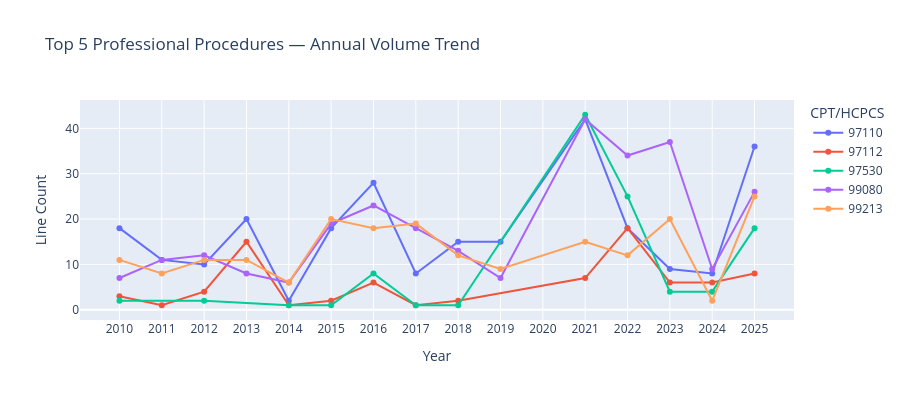

The notebook cell this image was saved under:
### Code cell
# Top 5 procedures over time — heatmap of annual volume
top5_codes = top_procs.head(5)['cpt_code'].tolist()
top5_detail = prof_detail[prof_detail['cpt_code'].isin(top5_codes) & (prof_detail['year'] <= 2025)]
proc_by_year = top5_detail.groupby(['year', 'cpt_code']).size().reset_index(name='count')

fig = px.line(proc_by_year, x='year', y='count', color='cpt_code', markers=True,
              title='Top 5 Professional Procedures — Annual Volume Trend',
              labels={'count': 'Line Count', 'year': 'Year', 'cpt_code': 'CPT/HCPCS'})
fig.update_layout(xaxis=dict(dtick=1), height=400)
fig.show()

### Figure 1 — Plotly figure (JSON) as saved in the notebook; plotly's stock layout.template omitted (floating-point values rounded to 4 significant figures)
{"data": [{"hovertemplate": "CPT/HCPCS=97110<br>Year=%{x}<br>Line Count=%{y}<extra></extra>", "legendgroup": "97110", "line": {"color": "#636efa", "dash": "solid"}, "marker": {"symbol": "circle"}, "mode": "lines+markers", "name": "97110", "orientation": "v", "showlegend": true, "type": "scatter", "x": [2010, 2011, 2012, 2013, 2014, 2015, 2016, 2017, 2018, 2019, 2021, 2022, 2023, 2024, 2025], "xaxis": "x", "y": [18, 11, 10, 20, 2, 18, 28, 8, 15, 15, 42, 18, 9, 8, 36], "yaxis": "y"}, {"hovertemplate": "CPT/HCPCS=97112<br>Year=%{x}<br>Line Count=%{y}<extra></extra>", "legendgroup": "97112", "line": {"color": "#EF553B", "dash": "solid"}, "marker": {"symbol": "circle"}, "mode": "lines+markers", "name": "97112", "orientation": "v", "showlegend": true, "type": "scatter", "x": [2010, 2011, 2012, 2013, 2014, 2015, 2016, 2017, 2018, 2021, 2022, 2023, 2024, 2025], "xaxis": "x", "y": [3, 1, 4, 15, 1, 2, 6, 1, 2, 7, 18, 6, 6, 8], "yaxis": "y"}, {"hovertemplate": "CPT/HCPCS=97530<br>Year=%{x}<br>Line Count=%{y}<extra></extra>", "legendgroup": "97530", "line": {"color": "#00cc96", "dash": "solid"}, "marker": {"symbol": "circle"}, "mode": "lines+markers", "name": "97530", "orientation": "v", "showlegend": true, "type": "scatter", "x": [2010, 2012, 2014, 2015, 2016, 2017, 2018, 2021, 2022, 2023, 2024, 2025], "xaxis": "x", "y": [2, 2, 1, 1, 8, 1, 1, 43, 25, 4, 4, 18], "yaxis": "y"}, {"hovertemplate": "CPT/HCPCS=99080<br>Year=%{x}<br>Line Count=%{y}<extra></extra>", "legendgroup": "99080", "line": {"color": "#ab63fa", "dash": "solid"}, "marker": {"symbol": "circle"}, "mode": "lines+markers", "name": "99080", "orientation": "v", "showlegend": true, "type": "scatter", "x": [2010, 2011, 2012, 2013, 2014, 2015, 2016, 2017, 2018, 2019, 2021, 2022, 2023, 2024, 2025], "xaxis": "x", "y": [7, 11, 12, 8, 6, 19, 23, 18, 13, 7, 42, 34, 37, 9, 26], "yaxis": "y"}, {"hovertemplate": "CPT/HCPCS=99213<br>Year=%{x}<br>Line Count=%{y}<extra></extra>", "legendgroup": "99213", "line": {"color": "#FFA15A", "dash": "solid"}, "marker": {"symbol": "circle"}, "mode": "lines+markers", "name": "99213", "orientation": "v", "showlegend": true, "type": "scatter", "x": [2010, 2011, 2012, 2013, 2014, 2015, 2016, 2017, 2018, 2019, 2021, 2022, 2023, 2024, 2025], "xaxis": "x", "y": [11, 8, 11, 11, 6, 20, 18, 19, 12, 9, 15, 12, 20, 2, 25], "yaxis": "y"}], "layout": {"height": 400, "legend": {"title": {"text": "CPT/HCPCS"}, "tracegroupgap": 0}, "title": {"text": "Top 5 Professional Procedures — Annual Volume Trend"}, "xaxis": {"anchor": "y", "domain": [0, 1], "dtick": 1, "title": {"text": "Year"}}, "yaxis": {"anchor": "x", "domain": [0, 1], "title": {"text": "Line Count"}}}}
